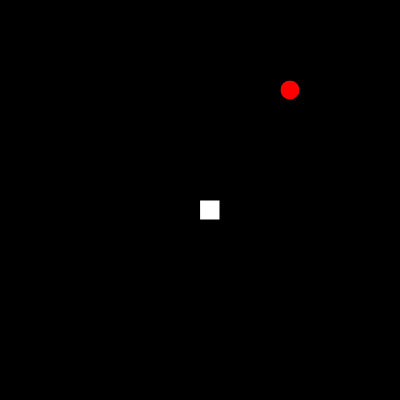
Frame 1 (no input)
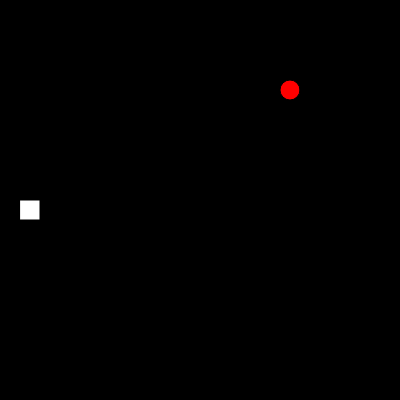
Frame 60 (no input)
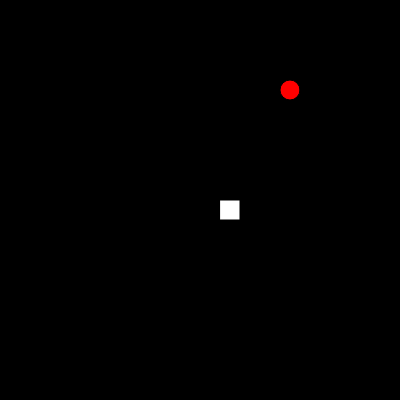
Frame 120 (the mouse pressed at the canvas centre since frame 60)

The p5.js sketch that drew these frames (run headless with seeded random() and noise() and a simulated clock; from frame 60 on, the mouse is pressed at the canvas centre):

// p5.js sketch
// ── sketch.js
let snake;
let cols;
let rows;
let direction;
let lastUpdateTime;
let fruit_X;
let fruit_Y;
const moveInterval = 100; // Snake movement interval in milliseconds

function setup() {
  createCanvas(400, 400);
  colorMode(RGB);
  cols = 20;
  rows = 20;
  cellSize = (width / cols) * (height / rows);
  snake = new Snake(cols, rows);
  direction = "left";
  SpawnFruit();
  lastUpdateTime = millis();
}

function draw() {
  background(0);

  // Check if enough time has passed to move the snake
  if (millis() - lastUpdateTime > moveInterval) {
    snake.move(direction);
    lastUpdateTime = millis();
  }
  if(snake.eat(fruit_X,fruit_Y)){
    SpawnFruit();
  }
  snake.show();
  fill(255,0,0)
  ellipse((0.5+fruit_X)*(width/cols),(0.5+fruit_Y)*(height/rows),(width/cols),(height/rows)) 
  
  //snake.collision()
}

function keyPressed() {
  if (keyCode === DOWN_ARROW && direction !== "up") {
    direction = "down";
  }
  if (keyCode === UP_ARROW && direction !== "down") {
    direction = "up";
  }
  if (keyCode === LEFT_ARROW && direction !== "right") {
    direction = "left";
  }
  if (keyCode === RIGHT_ARROW && direction !== "left") {
    direction = "right";
  }
  return false; // Prevent default
}

function SpawnFruit(){
   do {
  fruit_X=Math.floor(random(cols));
  fruit_Y=Math.floor(random(rows));
   } while (snake.snakePositions(fruit_X,fruit_Y));
   console.log(fruit_X+" "+fruit_Y)
}

// ── snake.js
class Body{
    constructor(x,y){
        this.x=x;
        this.y=y;
    }

    getX(){
        return this.x;
    }

    getY(){
        return this.y;
    }

    setX(x){
        this.x=x;
    }

    setY(y){
        this.y=y;
    }

}

class Snake{
    constructor(cols,rows){
        this.cols = cols;
        this.rows = rows;
        this.size = 1;
        this.head=new Body(floor(cols/2),floor(rows/2))
        this.snake=new Array();
        this.snake.push(this.head);
    }

    show(){
        fill(255)
        for (let i = 0; i< this.size; i++) {
            rect((width/this.cols)*this.snake[i].getX(),(height/rows)*this.snake[i].getY(),height/this.cols, width/this.rows);
        }
    }
    
    move(direction){
        if(direction=="up"){
            let aux=this.snake;
            if(this.snake[0].getY()==0){
                this.snake[0].setY(this.rows-1);  
            }else{
                this.snake[0].setY(this.snake[0].getY() - 1);            }

            if(this.snake.length>1){
                for (let i = 1; i < this.snake.length; i++) {
                    this.snake[i]=aux[i-1];
                }
            }
        }
        if(direction=="down"){
            let aux=this.snake;
            if(this.snake[0].getY()==(this.rows-1)){
                this.snake[0].setY(0);   
            }else{
                this.snake[0].setY(this.snake[0].getY()+1);
            }

            if(this.snake.length>1){
                for (let i = 1; i < this.snake.length; i++) {
                    this.snake[i]=aux[i-1];
                }
            }
        }
        if(direction=="left"){
            let aux=this.snake;
            if(this.snake[0].getX()==0){
                this.snake[0].setX(this.cols-1);   
            }else{
                this.snake[0].setX(this.snake[0].getX()-1);
            }
            if(this.snake.length>1){
                for (let i = 1; i < this.snake.length; i++) {
                    this.snake[i]=aux[i-1];
                }
            }
        }
        if(direction=="right"){
            let aux=this.snake;
            if(this.snake[0].getX()==(this.cols-1)){
                this.snake[0].setX(0);   
            }else{
                this.snake[0].setX(this.snake[0].getX()+1);
            }
            
            if(this.snake.length>1){
                for (let i = 1; i < this.snake.length; i++) {
                    this. snake[i]=aux[i-1];
                }
            }
        } 
    }

    collision(){
     this.snake[0].setY(0);
    }

    snakePositions(x,y){
        for (let i = 0; i < this.snake.length; i++) {
            if(this.snake[i].getY()==y && this.snake[i].getX()==x){
                return true;
            }
        }
    }

    eat(x,y){
       if(this.snake[0].getX()==x && this.snake[0].getY()==y){
        return true;
       }
    }


}
